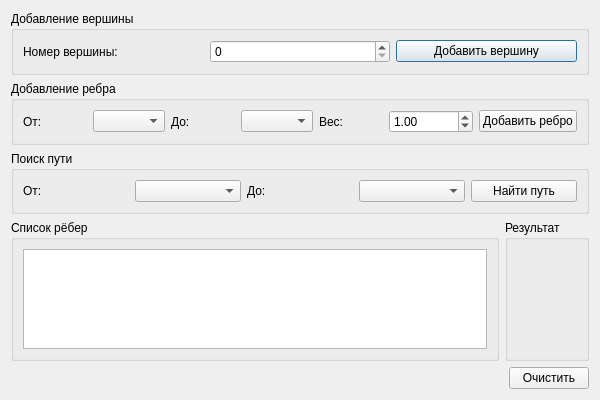
<?xml version="1.0" encoding="UTF-8"?>
<ui version="4.0">
 <class>GraphDialog</class>
 <widget class="QDialog" name="GraphDialog">
  <property name="geometry">
   <rect>
    <x>0</x>
    <y>0</y>
    <width>600</width>
    <height>400</height>
   </rect>
  </property>
  <property name="windowTitle">
   <string>Поиск кратчайшего пути в графе</string>
  </property>
  <layout class="QVBoxLayout" name="verticalLayout">
   <item>
    <widget class="QGroupBox" name="vertexGroupBox">
     <property name="title">
      <string>Добавление вершины</string>
     </property>
     <layout class="QHBoxLayout" name="horizontalLayout">
      <item>
       <widget class="QLabel" name="label">
        <property name="text">
         <string>Номер вершины:</string>
        </property>
       </widget>
      </item>
      <item>
       <widget class="QSpinBox" name="vertexSpinBox">
        <property name="minimum">
         <number>0</number>
        </property>
        <property name="maximum">
         <number>999</number>
        </property>
       </widget>
      </item>
      <item>
       <widget class="QPushButton" name="addVertexButton">
        <property name="text">
         <string>Добавить вершину</string>
        </property>
       </widget>
      </item>
     </layout>
    </widget>
   </item>
   <item>
    <widget class="QGroupBox" name="edgeGroupBox">
     <property name="title">
      <string>Добавление ребра</string>
     </property>
     <layout class="QHBoxLayout" name="horizontalLayout_2">
      <item>
       <widget class="QLabel" name="label_2">
        <property name="text">
         <string>От:</string>
        </property>
       </widget>
      </item>
      <item>
       <widget class="QComboBox" name="fromVertexComboBox"/>
      </item>
      <item>
       <widget class="QLabel" name="label_3">
        <property name="text">
         <string>До:</string>
        </property>
       </widget>
      </item>
      <item>
       <widget class="QComboBox" name="toVertexComboBox"/>
      </item>
      <item>
       <widget class="QLabel" name="label_4">
        <property name="text">
         <string>Вес:</string>
        </property>
       </widget>
      </item>
      <item>
       <widget class="QDoubleSpinBox" name="weightSpinBox">
        <property name="minimum">
         <double>0.000000000000000</double>
        </property>
        <property name="maximum">
         <double>999999.990000000000000</double>
        </property>
        <property name="singleStep">
         <double>0.100000000000000</double>
        </property>
        <property name="value">
         <double>1.000000000000000</double>
        </property>
       </widget>
      </item>
      <item>
       <widget class="QPushButton" name="addEdgeButton">
        <property name="text">
         <string>Добавить ребро</string>
        </property>
       </widget>
      </item>
     </layout>
    </widget>
   </item>
   <item>
    <widget class="QGroupBox" name="pathGroupBox">
     <property name="title">
      <string>Поиск пути</string>
     </property>
     <layout class="QHBoxLayout" name="horizontalLayout_3">
      <item>
       <widget class="QLabel" name="label_5">
        <property name="text">
         <string>От:</string>
        </property>
       </widget>
      </item>
      <item>
       <widget class="QComboBox" name="startVertexComboBox"/>
      </item>
      <item>
       <widget class="QLabel" name="label_6">
        <property name="text">
         <string>До:</string>
        </property>
       </widget>
      </item>
      <item>
       <widget class="QComboBox" name="endVertexComboBox"/>
      </item>
      <item>
       <widget class="QPushButton" name="findPathButton">
        <property name="text">
         <string>Найти путь</string>
        </property>
       </widget>
      </item>
     </layout>
    </widget>
   </item>
   <item>
    <layout class="QHBoxLayout" name="horizontalLayout_4">
     <item>
      <widget class="QGroupBox" name="edgesGroupBox">
       <property name="title">
        <string>Список рёбер</string>
       </property>
       <layout class="QVBoxLayout" name="verticalLayout_2">
        <item>
         <widget class="QListWidget" name="edgesListWidget"/>
        </item>
       </layout>
      </widget>
     </item>
     <item>
      <widget class="QGroupBox" name="resultGroupBox">
       <property name="title">
        <string>Результат</string>
       </property>
       <layout class="QVBoxLayout" name="verticalLayout_3">
        <item>
         <widget class="QLabel" name="resultLabel">
          <property name="text">
           <string/>
          </property>
          <property name="alignment">
           <set>Qt::AlignCenter</set>
          </property>
         </widget>
        </item>
       </layout>
      </widget>
     </item>
    </layout>
   </item>
   <item>
    <layout class="QHBoxLayout" name="horizontalLayout_5">
     <item>
      <spacer name="horizontalSpacer">
       <property name="orientation">
        <enum>Qt::Horizontal</enum>
       </property>
       <property name="sizeHint" stdset="0">
        <size>
         <width>40</width>
         <height>20</height>
        </size>
       </property>
      </spacer>
     </item>
     <item>
      <widget class="QPushButton" name="clearButton">
       <property name="text">
        <string>Очистить</string>
       </property>
      </widget>
     </item>
    </layout>
   </item>
  </layout>
 </widget>
 <resources/>
 <connections/>
</ui> 
